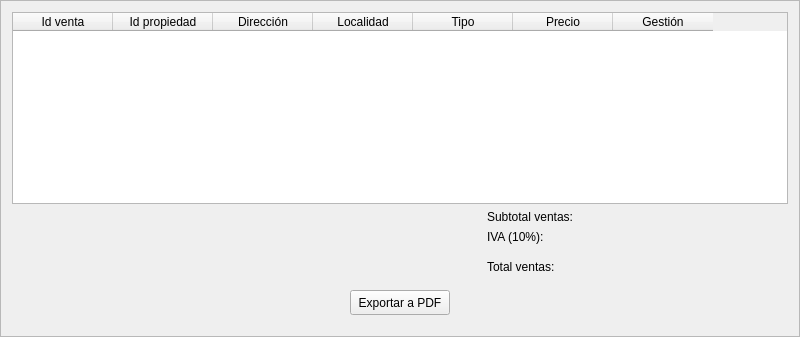
           <widget class="QFrame" name="frame_4">
            <property name="minimumSize">
             <size>
              <width>800</width>
              <height>0</height>
             </size>
            </property>
            <property name="maximumSize">
             <size>
              <width>800</width>
              <height>16777215</height>
             </size>
            </property>
            <property name="frameShape">
             <enum>QFrame::StyledPanel</enum>
            </property>
            <property name="frameShadow">
             <enum>QFrame::Sunken</enum>
            </property>
            <property name="lineWidth">
             <number>1</number>
            </property>
            <layout class="QGridLayout" name="gridLayout_32">
             <item row="0" column="0">
              <layout class="QGridLayout" name="gridLayout_19">
               <item row="2" column="0">
                <spacer name="verticalSpacer_17">
                 <property name="orientation">
                  <enum>Qt::Vertical</enum>
                 </property>
                 <property name="sizeType">
                  <enum>QSizePolicy::Fixed</enum>
                 </property>
                 <property name="sizeHint" stdset="0">
                  <size>
                   <width>20</width>
                   <height>10</height>
                  </size>
                 </property>
                </spacer>
               </item>
               <item row="0" column="0">
                <widget class="QTableWidget" name="tablaVentas">
                 <property name="editTriggers">
                  <set>QAbstractItemView::NoEditTriggers</set>
                 </property>
                 <property name="dragDropOverwriteMode">
                  <bool>false</bool>
                 </property>
                 <property name="selectionBehavior">
                  <enum>QAbstractItemView::SelectRows</enum>
                 </property>
                 <attribute name="verticalHeaderVisible">
                  <bool>false</bool>
                 </attribute>
                 <column>
                  <property name="text">
                   <string>Id venta</string>
                  </property>
                 </column>
                 <column>
                  <property name="text">
                   <string>Id propiedad</string>
                  </property>
                 </column>
                 <column>
                  <property name="text">
                   <string>Dirección</string>
                  </property>
                 </column>
                 <column>
                  <property name="text">
                   <string>Localidad</string>
                  </property>
                 </column>
                 <column>
                  <property name="text">
                   <string>Tipo</string>
                  </property>
                 </column>
                 <column>
                  <property name="text">
                   <string>Precio</string>
                  </property>
                 </column>
                 <column>
                  <property name="text">
                   <string>Gestión</string>
                  </property>
                 </column>
                </widget>
               </item>
               <item row="3" column="0">
                <layout class="QHBoxLayout" name="horizontalLayout_47">
                 <item>
                  <spacer name="horizontalSpacer_71">
                   <property name="orientation">
                    <enum>Qt::Horizontal</enum>
                   </property>
                   <property name="sizeHint" stdset="0">
                    <size>
                     <width>40</width>
                     <height>20</height>
                    </size>
                   </property>
                  </spacer>
                 </item>
                 <item>
                  <widget class="QPushButton" name="btnInformeFactura">
                   <property name="minimumSize">
                    <size>
                     <width>100</width>
                     <height>25</height>
                    </size>
                   </property>
                   <property name="maximumSize">
                    <size>
                     <width>100</width>
                     <height>25</height>
                    </size>
                   </property>
                   <property name="text">
                    <string>Exportar a PDF</string>
                   </property>
                  </widget>
                 </item>
                 <item>
                  <spacer name="horizontalSpacer_58">
                   <property name="orientation">
                    <enum>Qt::Horizontal</enum>
                   </property>
                   <property name="sizeHint" stdset="0">
                    <size>
                     <width>40</width>
                     <height>20</height>
                    </size>
                   </property>
                  </spacer>
                 </item>
                </layout>
               </item>
               <item row="1" column="0">
                <layout class="QHBoxLayout" name="horizontalLayout_54">
                 <item>
                  <spacer name="horizontalSpacer_72">
                   <property name="orientation">
                    <enum>Qt::Horizontal</enum>
                   </property>
                   <property name="sizeHint" stdset="0">
                    <size>
                     <width>40</width>
                     <height>20</height>
                    </size>
                   </property>
                  </spacer>
                 </item>
                 <item>
                  <layout class="QGridLayout" name="gridLayout_11">
                   <item row="1" column="0">
                    <layout class="QHBoxLayout" name="horizontalLayout_46">
                     <item>
                      <widget class="QLabel" name="label_13">
                       <property name="minimumSize">
                        <size>
                         <width>85</width>
                         <height>0</height>
                        </size>
                       </property>
                       <property name="maximumSize">
                        <size>
                         <width>85</width>
                         <height>16777215</height>
                        </size>
                       </property>
                       <property name="text">
                        <string>IVA (10%):</string>
                       </property>
                      </widget>
                     </item>
                     <item>
                      <widget class="QLabel" name="lblIva">
                       <property name="minimumSize">
                        <size>
                         <width>200</width>
                         <height>0</height>
                        </size>
                       </property>
                       <property name="maximumSize">
                        <size>
                         <width>200</width>
                         <height>16777215</height>
                        </size>
                       </property>
                       <property name="layoutDirection">
                        <enum>Qt::LeftToRight</enum>
                       </property>
                       <property name="text">
                        <string/>
                       </property>
                       <property name="alignment">
                        <set>Qt::AlignRight|Qt::AlignTrailing|Qt::AlignVCenter</set>
                       </property>
                      </widget>
                     </item>
                    </layout>
                   </item>
                   <item row="3" column="0">
                    <layout class="QHBoxLayout" name="horizontalLayout_45">
                     <item>
                      <widget class="QLabel" name="label_8">
                       <property name="minimumSize">
                        <size>
                         <width>85</width>
                         <height>0</height>
                        </size>
                       </property>
                       <property name="maximumSize">
                        <size>
                         <width>85</width>
                         <height>16777215</height>
                        </size>
                       </property>
                       <property name="text">
                        <string>Total ventas:</string>
                       </property>
                      </widget>
                     </item>
                     <item>
                      <widget class="QLabel" name="lblTotal">
                       <property name="minimumSize">
                        <size>
                         <width>200</width>
                         <height>0</height>
                        </size>
                       </property>
                       <property name="maximumSize">
                        <size>
                         <width>200</width>
                         <height>16777215</height>
                        </size>
                       </property>
                       <property name="layoutDirection">
                        <enum>Qt::LeftToRight</enum>
                       </property>
                       <property name="text">
                        <string/>
                       </property>
                       <property name="alignment">
                        <set>Qt::AlignRight|Qt::AlignTrailing|Qt::AlignVCenter</set>
                       </property>
                      </widget>
                     </item>
                    </layout>
                   </item>
                   <item row="0" column="0">
                    <layout class="QHBoxLayout" name="horizontalLayout_44">
                     <item>
                      <widget class="QLabel" name="label_14">
                       <property name="minimumSize">
                        <size>
                         <width>85</width>
                         <height>0</height>
                        </size>
                       </property>
                       <property name="maximumSize">
                        <size>
                         <width>85</width>
                         <height>16777215</height>
                        </size>
                       </property>
                       <property name="text">
                        <string>Subtotal ventas:</string>
                       </property>
                      </widget>
                     </item>
                     <item>
                      <widget class="QLabel" name="lblSubtotal">
                       <property name="minimumSize">
                        <size>
                         <width>200</width>
                         <height>0</height>
                        </size>
                       </property>
                       <property name="maximumSize">
                        <size>
                         <width>200</width>
                         <height>16777215</height>
                        </size>
                       </property>
                       <property name="sizeIncrement">
                        <size>
                         <width>0</width>
                         <height>0</height>
                        </size>
                       </property>
                       <property name="layoutDirection">
                        <enum>Qt::LeftToRight</enum>
                       </property>
                       <property name="text">
                        <string/>
                       </property>
                       <property name="alignment">
                        <set>Qt::AlignRight|Qt::AlignTrailing|Qt::AlignVCenter</set>
                       </property>
                      </widget>
                     </item>
                    </layout>
                   </item>
                   <item row="2" column="0">
                    <spacer name="verticalSpacer_16">
                     <property name="orientation">
                      <enum>Qt::Vertical</enum>
                     </property>
                     <property name="sizeType">
                      <enum>QSizePolicy::Fixed</enum>
                     </property>
                     <property name="sizeHint" stdset="0">
                      <size>
                       <width>20</width>
                       <height>10</height>
                      </size>
                     </property>
                    </spacer>
                   </item>
                  </layout>
                 </item>
                 <item>
                  <spacer name="horizontalSpacer_73">
                   <property name="orientation">
                    <enum>Qt::Horizontal</enum>
                   </property>
                   <property name="sizeType">
                    <enum>QSizePolicy::Fixed</enum>
                   </property>
                   <property name="sizeHint" stdset="0">
                    <size>
                     <width>10</width>
                     <height>20</height>
                    </size>
                   </property>
                  </spacer>
                 </item>
                </layout>
               </item>
               <item row="4" column="0">
                <spacer name="verticalSpacer_18">
                 <property name="orientation">
                  <enum>Qt::Vertical</enum>
                 </property>
                 <property name="sizeType">
                  <enum>QSizePolicy::Fixed</enum>
                 </property>
                 <property name="sizeHint" stdset="0">
                  <size>
                   <width>20</width>
                   <height>10</height>
                  </size>
                 </property>
                </spacer>
               </item>
              </layout>
             </item>
            </layout>
           </widget>
